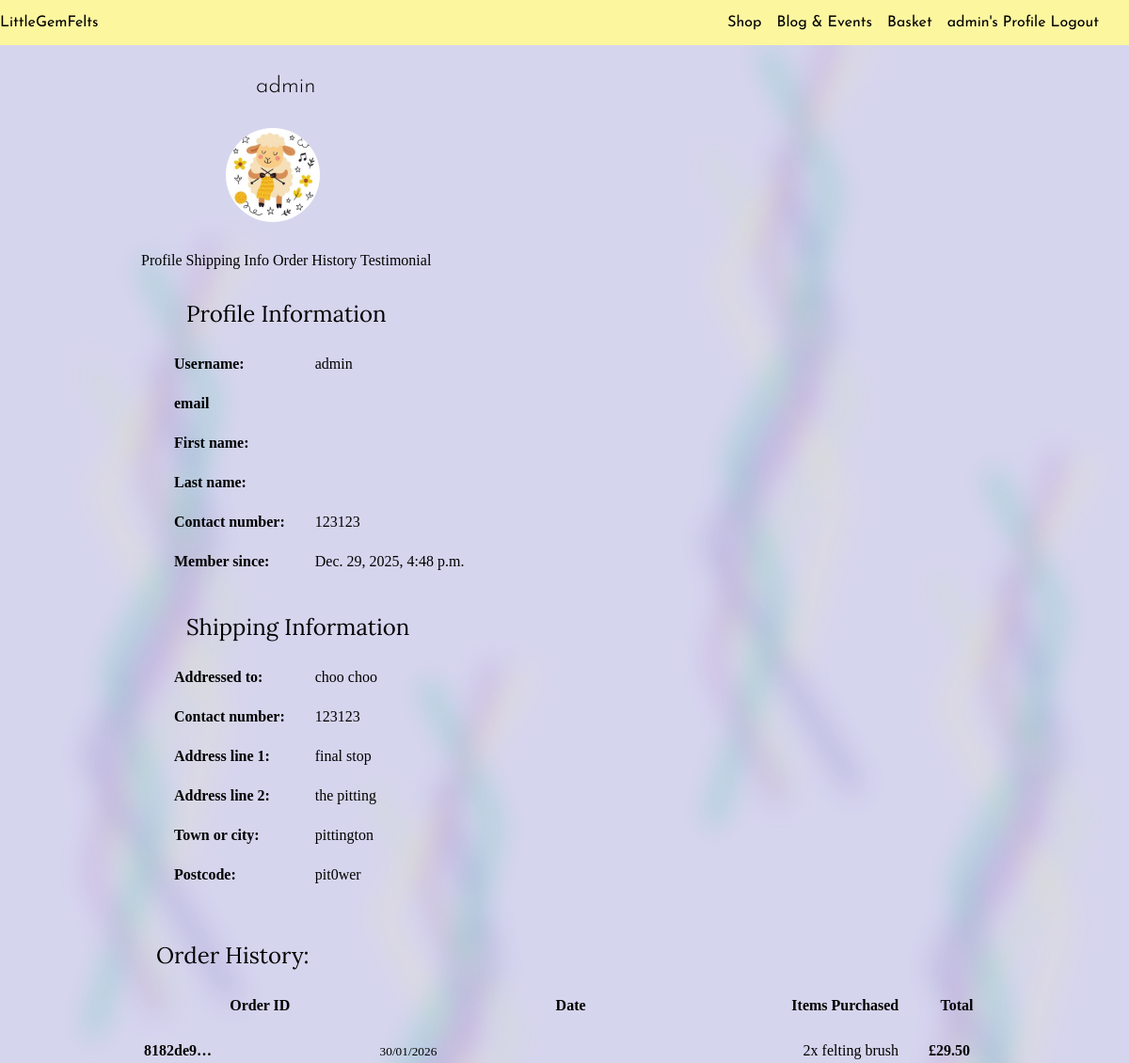
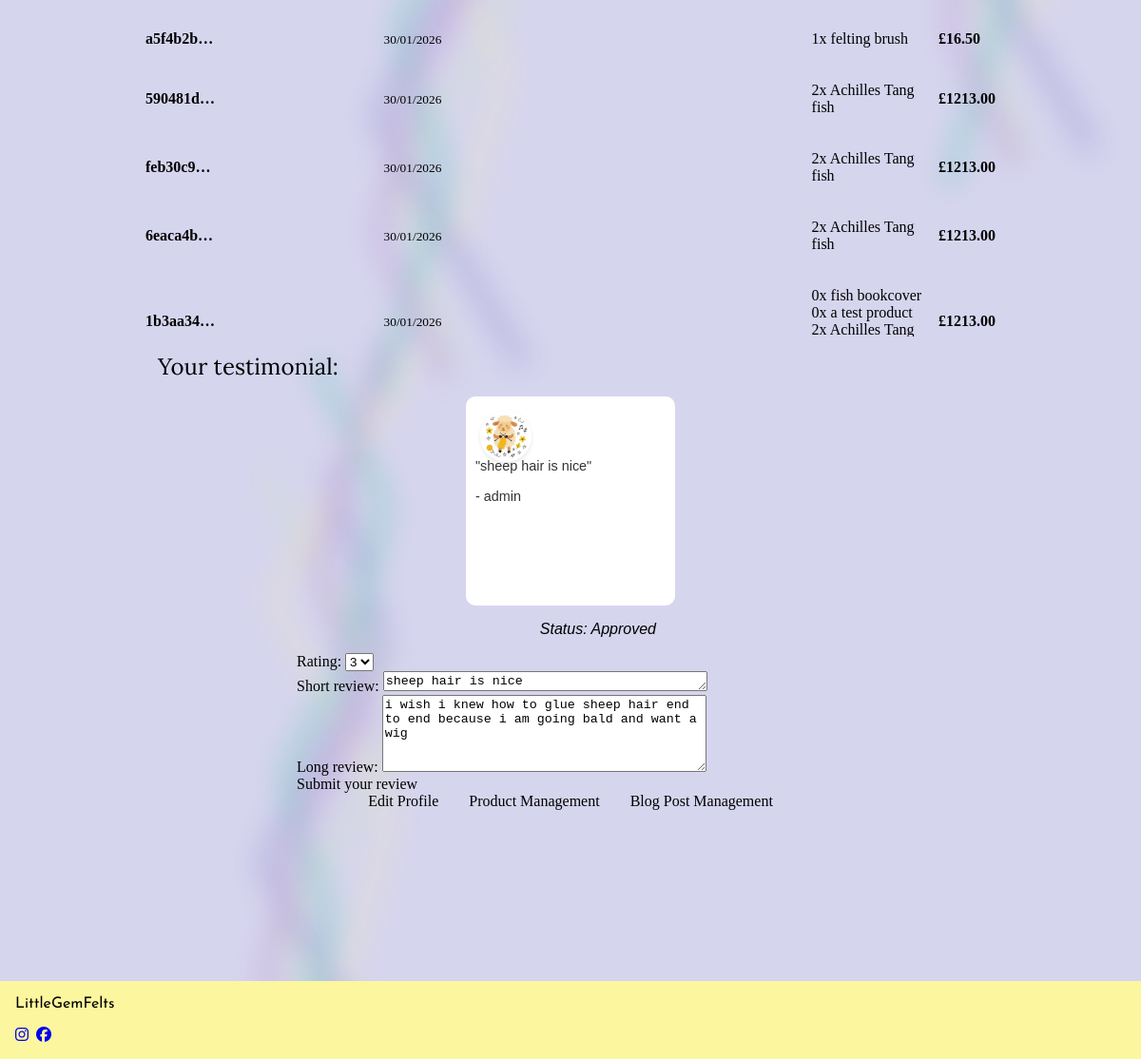
/profile/ (signed in), run on the app's committed database (2 pictures, top to bottom).
### userprofile/models.py (models this page shows, shortened)
class userProfile(models.Model):
    user = models.OneToOneField(User, on_delete=models.CASCADE, related_name='profile')
    profile_pic = ProcessedImageField(upload_to='profile_pics/', processors=[ResizeToFill(300, 300)],
                                      format='JPEG', options={'quality': 80}, blank=True, null=True,
                                      default='profile/default-portrait.png')
    ship_name = models.CharField(max_length=100, blank=True, null=True)
    phoneNumber = models.CharField(max_length=20, blank=True, null=True)
    street_address1 = models.CharField(max_length=80, blank=True, null=True)
    street_address2 = models.CharField(max_length=80, blank=True, null=True)
    town_city = models.CharField(max_length=60, blank=True, null=True)
    postcode = models.CharField(max_length=20, blank=True, null=True)
    country = CountryField(blank_label='Country', blank=True, null=True)
    stripe_pid = models.CharField(max_length=255, blank=True, null=True)
    has_purchased = models.BooleanField(default=False)  # if the user has placed an order, can leave a testimonial
    can_comment = models.BooleanField(default=False)  # if the user is allowed to leave comments

class Testimonial(models.Model):
    user = models.ForeignKey(User, on_delete=models.CASCADE, related_name='testimonials')  # link user through the name 'testimonials'
    rating = models.IntegerField(default=5, choices=RATING)
    short_review = models.TextField(max_length=200, null=False, blank=False)  # short for the carousel
    long_review = models.TextField(max_length=500, null=True, blank=True)  # long for more detail if clicked on
    date_created = models.DateTimeField(auto_now_add=True)
    date_edited = models.DateTimeField(auto_now=True)
    approved = models.BooleanField(default=False)
    featured = models.BooleanField(default=False)

### order/models.py (models this page shows, shortened)
class Order(models.Model):
    order_id = models.UUIDField(primary_key=True, default=uuid.uuid4, editable=False)
    user = models.ForeignKey(User, on_delete=models.SET_NULL, null=True, blank=True, related_name='orders')
    full_name = models.CharField(max_length=100, blank=False, null=False)
    email = models.EmailField(blank=False, null=False)
    phoneNumber = models.CharField(max_length=20, blank=True, null=True)
    street_address1 = models.CharField(max_length=80, blank=False, null=False)
    street_address2 = models.CharField(max_length=80, blank=True, null=True)
    town_city = models.CharField(max_length=60, blank=False, null=False)
    postcode = models.CharField(max_length=20, blank=False, null=True)
    country = CountryField(blank_label='Country *', blank=False, null=False)
    date = models.DateTimeField(auto_now_add=True)
    basket = models.CharField(max_length=255)
    delivery_cost = models.DecimalField(max_digits=10, decimal_places=2, default=0)
    order_total = models.DecimalField(max_digits=10, decimal_places=2, default=0)
    grand_total = models.DecimalField(max_digits=10, decimal_places=2, default=0)
    is_paid = models.BooleanField(default=False)
    stripe_pid = models.CharField(max_length=254, blank=True, null=True)

class OrderLineItem(models.Model):
    order = models.ForeignKey(Order, on_delete=models.CASCADE, related_name='lineitems')
    product = models.ForeignKey(Product, on_delete=models.SET_NULL, null=True, blank=True)
    product_name = models.CharField(max_length=200, null=False, blank=False)
    product_price = models.DecimalField(max_digits=10, decimal_places=2, null=False, blank=False)
    product_delivery = models.DecimalField(max_digits=10, decimal_places=2, null=False, blank=False)
    quantity = models.IntegerField(default=1, validators=[MinValueValidator(0), MaxValueValidator(10)], null=False, blank=False)
    line_total = models.DecimalField(max_digits=10, decimal_places=2, editable=False)

### userprofile/views.py (the view)
# urls.py: path('', views.profile_view, name='profile_view'),
@login_required
def profile_view(request):
    user_testimonial = Testimonial.objects.filter(user=request.user).first()
    order_list = Order.objects.filter(user=request.user).order_by('-date')
    if request.method == 'POST':
        if request.user.profile.has_purchased:
            testimonial_form = TestimonialForm(request.POST, instance=user_testimonial)
            if testimonial_form.is_valid():
                testimonial = testimonial_form.save(commit=False)
                testimonial.user = request.user
                testimonial.save()
                messages.success(request, 'Your review has been submitted!')
                return redirect('userprofile:profile_view')
            else:
                messages.error(request, 'Please correct the errors in your review.')
        else:
            messages.error(request, 'You must make a purchase before leaving a review.')
            testimonial_form = TestimonialForm()  # Reset form - should not occur, due to DTL on page
    else:
        if user_testimonial:
            testimonial_form = TestimonialForm(instance=user_testimonial)
        else:
            testimonial_form = TestimonialForm()
    context = {
        'testimonial_form': testimonial_form,
        'user_testimonial': user_testimonial,
        'order_list': order_list,
    }
    return render(request, 'userprofile/profile_view.html', context)

### userprofile/templates/userprofile/profile_view.html (shortened to what this page needs)
{% extends "layout.html" %}
{% load static %}
{% block extra_css %}
    <link rel="stylesheet" href="{% static 'css/profile.css' %}">
{% endblock extra_css %}
{% block content %}
<section class="profile-data">
    <div class="wide-div">
        {% if user.is_authenticated %}
        <h1>{{user.username}}</h1>
        {% if user.profile.profile_pic %}
        <div class="pic-container">
            <img src="{{ user.profile.profile_pic.url }}" alt="Profile picture" >
        </div>
        {% else %}
            <p>No profile picture uploaded</p>
        {% endif %}
    </div>
    <div class="container">
        <wa-tab-group active="profile">
            <wa-tab panel="profile">Profile</wa-tab>
            <wa-tab panel="shipping">Shipping Info</wa-tab>
            <wa-tab panel="orders">Order History</wa-tab>
            <wa-tab panel="testimonial">Testimonial</wa-tab>
            <wa-tab-panel name="profile">
                <div class="profile">
                    <h2>Profile Information</h2>
                    <table class="profile-details">
                        <tr>
                            <td>Username:</td>
                            <td>{{user.username}}</td>
                        </tr>
                        <tr>
                            <td>email</td>
                            <td>{{user.email}}</td>
                        </tr>
                        <tr>
                            <td>First name:</td>
                            <td>{{user.first_name}}</td>
                        </tr>
                        <tr>
                            <td>Last name:</td>
                            <td>{{user.last_name}}</td>
                        </tr>
                        <tr>
                            <td>Contact number:</td>
                            <td>{{user.profile.phoneNumber}}</td>
                        </tr>
                        <tr>
                            <td>Member since:</td>
                            <td>{{user.date_joined}}</td>
                        </tr>
                    </table>
                </div>
            </wa-tab-panel>
            <wa-tab-panel name="shipping">
                <div class="shipping">
                    <h2>Shipping Information</h2>
                    <table class="shipping-details">
                        <tr>
                            <td>Addressed to:</td>
                            <td>{{user.profile.ship_name}}</td>
                        </tr>
                        <tr>
                            <td>Contact number:</td>
                            <td>{{user.profile.phoneNumber}}</td>
                        </tr>
                        <tr>
                            <td>Address line 1:</td>
                            <td>{{user.profile.street_address1}}</td>
                        </tr>
                        <tr>
                            <td>Address line 2:</td>
                            <td>{{user.profile.street_address2}}</td>
                        </tr>
                        <tr>
                            <td>Town or city:</td>
                            <td>{{user.profile.town_city}}</td>
                        </tr>
                        <tr>
                            <td>Postcode:</td>
                            <td>{{user.profile.postcode}}</td>
                        </tr>
                    </table>
                </div>
            </wa-tab-panel>
            <wa-tab-panel name="orders">
                <div class="orders">
                    <h2>Order History:</h2>
                    <div class="table-container">
                        {% if order_list %}
                        <table class="main-history-table">
                        <thead>
                            <tr>
                                <th>Order ID</th>
                                <th>Date</th>
                                <th>Items Purchased</th>
                                <th>Total</th>
                            </tr>
                        </thead>
                        <tbody>
                    {% for order in order_list %}
                    <tr>
                        <td><strong>{{ order.order_id|truncatechars:8 }}</strong></td>
                        <td><small>{{ order.date|date:"d/m/Y" }}</small></td>
                        <td>
                            <ul class="item-list">
                                {% for lineitem in order.lineitems.all %}
                                <li>
                                    {{ lineitem.quantity }}x {{ lineitem.product_name }}
                                </li>
                                {% endfor %}
                            </ul>
                        </td>
                        <td><strong>£{{ order.grand_total }}</strong></td>
                    </tr>
                    {% endfor %}
                </tbody>
            </table>
            {% else %}
            <h3>No orders found</h3>
            <p>Make your first purchase and check back here later</p>
            {% endif %}
        </div>
                </div>
            </wa-tab-panel>
            <wa-tab-panel name="testimonial">
                <div>
                    <h2>Your testimonial:</h2>
                    <div class="testimonial-container">
                        <wa-card class="testimonial-card">
                            <img src="{{user_testimonial.user.profile.profile_pic.url}}" alt="profile picture" class="profile-pic">
                            <div class="card-content">
                            <p>"{{user_testimonial.short_review}}"</p>
                            <p>- {{user_testimonial.user.username}}</p>
                            </div>
                        </wa-card>
                    </div>
                    <div class="approval">
                        {% if user_testimonial.approved %}
                            <p><em>Status: Approved</em></p>
                        {% else %}
                            <p><em>Status: Pending approval</em></p>
                        {% endif %}
                    </div>
                </div>
                    <div class="testimonial-form">
                        <form method="POST">
                            {% if user.profile.has_purchased %}
                            {{ testimonial_form }}
                            <wa-button class="button-dark" type='submit' pill>Submit your review</wa-button>
                            {% else %}
                            <wa-textarea appearance="filled" label="Review" hint="Complete a purchase to leave a review." disabled></wa-textarea>
                            {% endif %}
                        </form>
                    </div>
            </wa-tab-panel>
        </wa-tab-group>
        <div class="profile-buttons">
            <wa-button class="button-dark" href="{% url 'userprofile:edit_view' %}" variant="outline" pill>Edit Profile</wa-button>
            {% if user.is_staff %}
            <wa-button href="{% url 'management:product_management' %}" variant="brand" pill>Product Management</wa-button>
            <wa-button href="{% url 'management:blog_management' %}" variant="brand" pill>Blog Post Management</wa-button>
            {% endif %}
        </div>
        {% endif %}
    </div>
</section>
{% endblock content %}

### templates/layout.html (shortened to what this page needs)
{% load static %}
{% url "home" as home_url %}
<!DOCTYPE html>
<html lang="en">
<head>
    <link rel="stylesheet" type="text/css" href="https://cdn.jsdelivr.net/npm/toastify-js/src/toastify.min.css">
    <link rel="stylesheet" href="{%static 'css/base.css'%}">
    {% block extra_css %}{% endblock extra_css %}
</head>
<body>
    <header>
      <nav class='navbar'>
        <wa-button appearance='plain' size='large' href='{% url 'home'%}'>LittleGemFelts</wa-button>
        <ul class="menu">
          <li>
            <wa-button class="nav-btn" href="{% url 'store:store'%}">Shop</wa-button>
          </li>
          <li>
            <wa-button class="nav-btn" pill href="{% url 'blog:blog_list'%}">Blog & Events</wa-button>
          </li>
          <li>
            <wa-button class="nav-btn" pill href="{% url 'basket:view_basket'%}">Basket</wa-button>
          </li>
          <li>
            {% if user.is_authenticated %}
            <wa-button class="nav-btn" pill href="{% url 'userprofile:profile_view'%}">{{user.username}}'s Profile</wa-button>
            <wa-button class="nav-btn" pill href="{% url 'account_logout' %}">Logout</wa-button>
            {% else %}
            <wa-button class="nav-btn" pill href="{% url 'account_login' %}">Log-in / Sign-up</wa-button>
            {% endif %}
          </li>
        </ul>
      </nav>
    </header>
    <div class="background-svg">
      <div class="bg-svg item1">
        <img src="{{MEDIA_URL}}fibers.svg" alt="">
      </div>
      <div class="bg-svg item2">
        <img src="{{MEDIA_URL}}fibers.svg" alt="">
      </div>
      <div class="bg-svg item3">
        <img src="{{MEDIA_URL}}fibers.svg" alt="">
      </div>
      <div class="bg-svg item4">
        <img src="{{MEDIA_URL}}fibers.svg" alt="">
      </div>
      <div class="bg-svg item5">
        <img src="{{MEDIA_URL}}fibers.svg" alt="">
      </div>
      <div class="bg-svg item6">
      </div>
    </div>
    <main>
      {% block content %}{% endblock content %}
    </main>
<footer>
  <div class="navbar footer-container">
    <div class="footer-brand-section">
      <wa-button appearance='plain' size='large' href='{% url 'home'%}'>LittleGemFelts</wa-button>
      <div class="footer-social">
        <a href="https://www.instagram.com/" class="footer-link" target="_blank" rel="noopener">
          <i class="fa-brands fa-instagram"></i>
        </a>
        <a href="https://www.facebook.com/" class="footer-link" target="_blank" rel="noopener">
          <i class="fa-brands fa-facebook"></i>
        </a>
      </div>
    </div>
  </div>
</footer>
</body>
</html>

### data on the page
Order: order_id "8182de9…", date "30/01/2026", grand_total "29.50"
OrderLineItem: quantity "2", product_name "felting brush"
Order: order_id "a5f4b2b…", date "30/01/2026", grand_total "16.50"
OrderLineItem: quantity "1", product_name "felting brush"
Order: order_id "590481d…", date "30/01/2026", grand_total "1213.00"
OrderLineItem: quantity "2", product_name "Achilles Tang fish"
Order: order_id "feb30c9…", date "30/01/2026", grand_total "1213.00"
OrderLineItem: quantity "2", product_name "Achilles Tang fish"
Order: order_id "6eaca4b…", date "30/01/2026", grand_total "1213.00"
OrderLineItem: quantity "2", product_name "Achilles Tang fish"
Order: order_id "1b3aa34…", date "30/01/2026", grand_total "1213.00"
OrderLineItem: quantity "0", product_name "fish bookcover"
OrderLineItem: quantity "0", product_name "a test product"
OrderLineItem: quantity "2", product_name "Achilles Tang…"
Testimonial: user.profile.profile_pic (placeholder picture), short_review "sheep hair is nice", user.username "admin", rating "3", long_review "i wish i knew how to glue sheep hair end to end because i am going bald and want a wig"

### other printed values
{{ user.username }} "admin"
{{ user.profile.phoneNumber }} "123123"
{{ user.date_joined }} "Dec. 29, 2025, 4:48 p.m."
{{ user.profile.ship_name }} "choo choo"
{{ user.profile.street_address1 }} "final stop"
{{ user.profile.street_address2 }} "the pitting"
{{ user.profile.town_city }} "pittington"
{{ user.profile.postcode }} "pit0wer"
